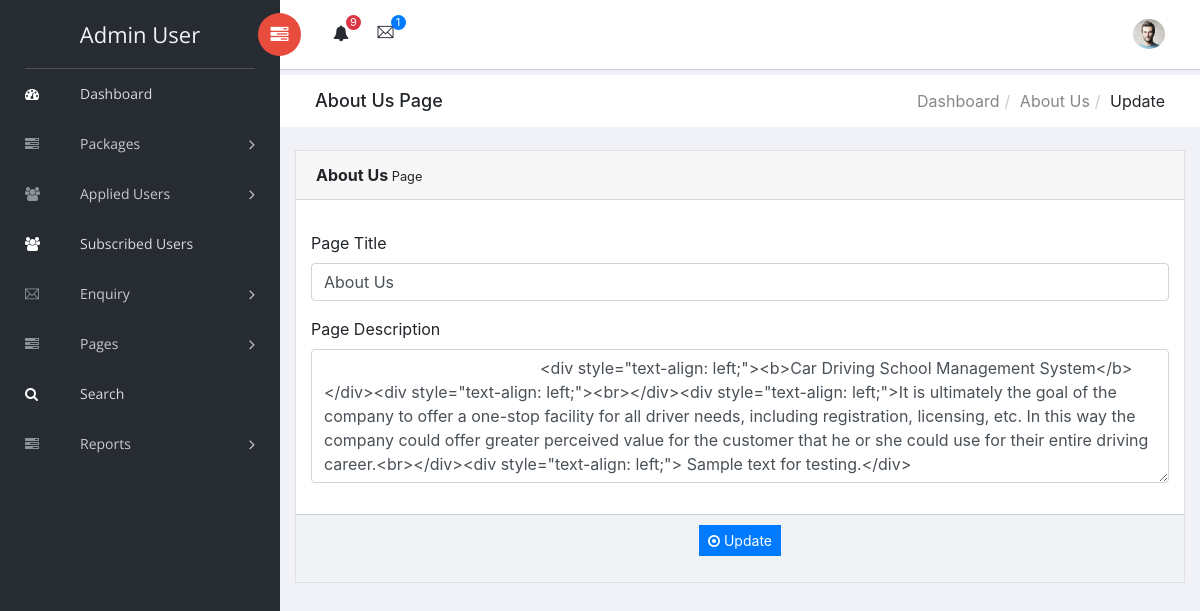
The page /cdsms/admin/about-us.php (signed in) on the database its author committed.
### tables this page shows
CREATE TABLE `tblpages` (
  `ID` int(11) NOT NULL,
  `PageType` varchar(200) DEFAULT NULL,
  `PageTitle` mediumtext,
  `PageDescription` mediumtext,
  `UpdationDate` timestamp NULL DEFAULT NULL ON UPDATE CURRENT_TIMESTAMP
);

### cdsms/admin/about-us.php (the view, shortened to what this page needs)
<?php
include('includes/dbconnection.php');
if (strlen($_SESSION['cdsmsaid']==0)) {
  header('location:logout.php');
  } else{
?>
<!doctype html>
<html class="no-js" lang="en">
<head>
    <link rel="stylesheet" href="vendors/bootstrap/dist/css/bootstrap.min.css">
    <link rel="stylesheet" href="vendors/font-awesome/css/font-awesome.min.css">
    <link rel="stylesheet" href="vendors/themify-icons/css/themify-icons.css">
    <link rel="stylesheet" href="vendors/flag-icon-css/css/flag-icon.min.css">
    <link rel="stylesheet" href="vendors/selectFX/css/cs-skin-elastic.css">
    <link rel="stylesheet" href="assets/css/style.css">
</head>
<body>
    <?php include_once('includes/sidebar.php');?>
    <div id="right-panel" class="right-panel">
        <?php include_once('includes/header.php');?>
        <div class="breadcrumbs">
            <div class="col-sm-4">
                <div class="page-header float-left">
                    <div class="page-title">
                        <h1>About Us Page</h1>
                    </div>
                </div>
            </div>
            <div class="col-sm-8">
                <div class="page-header float-right">
                    <div class="page-title">
                        <ol class="breadcrumb text-right">
                            <li><a href="dashboard.php">Dashboard</a></li>
                            <li><a href="about-us.php">About Us</a></li>
                            <li class="active">Update</li>
                        </ol>
                    </div>
                </div>
            </div>
        </div>
        <div class="content mt-3">
            <div class="animated fadeIn">
                <div class="row">
                    <div class="col-lg-6">
                    </div>
                    <div class="col-lg-12">
                        <div class="card">
                            <div class="card-header"><strong>About Us</strong><small> Page</small></div>
                            <form name="package" method="post" action="">
  <?php
$ret=mysqli_query($con,"select * from  tblpages where PageType='aboutus'");
while ($row=mysqli_fetch_array($ret)) {
?>
                            <div class="card-body card-block">
<div class="form-group"><label for="vat" class=" form-control-label">Page Title</label>
    <input type="text" name="pagetitle" id="pagetitle" value="<?php  echo $row['PageTitle'];?>" class="form-control" required="true"></div>
    <div class="form-group"><label for="vat" class=" form-control-label">Page Description</label>
    <textarea name="pagedes" id="pagedes" rows="5" class="form-control">
        <?php  echo $row['PageDescription'];?></textarea></div>
                                                    </div>
                                                    <?php } ?>
                                                     <div class="card-footer">
                                                       <p style="text-align: center;"><button type="submit" class="btn btn-primary btn-sm" name="submit" id="submit">
                                                            <i class="fa fa-dot-circle-o"></i> Update
                                                        </button></p>
                                                    </div>
                                                </div>
                                            </div>
                                            </div>
                                        </div>
                                    </div>
                                </div>
</body>
</html>
<?php }  ?>

### cdsms/admin/includes/sidebar.php (shortened to what this page needs)
<aside id="left-panel" class="left-panel">
        <nav class="navbar navbar-expand-sm navbar-default">
<?php
$adminid=$_SESSION['cdsmsaid'];
$ret=mysqli_query($con,"select AdminName from tbladmin where ID='$adminid'");
$row=mysqli_fetch_array($ret);
$name=$row['AdminName'];
?>
            <div class="navbar-header">
                <a class="navbar-brand" href="dashboard.php"><?php echo $name; ?></a>
            </div>
            <div id="main-menu" class="main-menu collapse navbar-collapse">
                <ul class="nav navbar-nav">
                    <li class="active">
                        <a href="dashboard.php"> <i class="menu-icon fa fa-dashboard"></i>Dashboard </a>
                    </li>
<li class="menu-item-has-children dropdown">
                        <a href="#" class="dropdown-toggle" data-toggle="dropdown" aria-haspopup="true" aria-expanded="false"> <i class="menu-icon fa fa-tasks"></i>Packages</a>
                    </li>
 <li class="menu-item-has-children dropdown">
                        <a href="registered-users.php" class="dropdown-toggle" data-toggle="dropdown" aria-haspopup="true" aria-expanded="false"> <i class="menu-icon fa fa-users"></i>Applied Users</a>
                    </li>
                     <li class="active">
                        <a href="subscribed-users.php"> <i class="menu-icon fa fa-users"></i>Subscribed Users</a>
                    </li>
               <li class="menu-item-has-children dropdown">
                        <a href="registered-users.php" class="dropdown-toggle" data-toggle="dropdown" aria-haspopup="true" aria-expanded="false"> <i class="menu-icon ti-email"></i>Enquiry</a>
                    </li>
   <li class="menu-item-has-children dropdown">
                        <a href="#" class="dropdown-toggle" data-toggle="dropdown" aria-haspopup="true" aria-expanded="false"> <i class="menu-icon fa fa-tasks"></i>Pages</a>
                    </li>
<li class="active">
                        <a href="search.php"> <i class="menu-icon fa fa-search"></i>Search </a>
                    </li>
  <li class="menu-item-has-children dropdown">
                        <a href="#" class="dropdown-toggle" data-toggle="dropdown" aria-haspopup="true" aria-expanded="false"> <i class="menu-icon fa fa-tasks"></i>Reports</a>
                    </li>
                </ul>
            </div>
        </nav>
    </aside>

### rows shown on the page
tblpages: pagetitle "About Us", pagedes "<div style=\"text-align: left;\"><b>Car Driving School Management System</b></div><div style=\"text-align: left;\"><br></div><div style=\"text-align: left;\">It is ultimately the goal of the company to offer a one-stop facility for all driver needs, including registration, licensing, etc. In this way the company could offer greater perceived value for the customer that he or she could use for their entire driving career.<br></div><div style=\"text-align: left;\"> Sample text for testing.</div>"

### other values the page prints
$name "Admin User"
$num "9"
$num1 "1"
